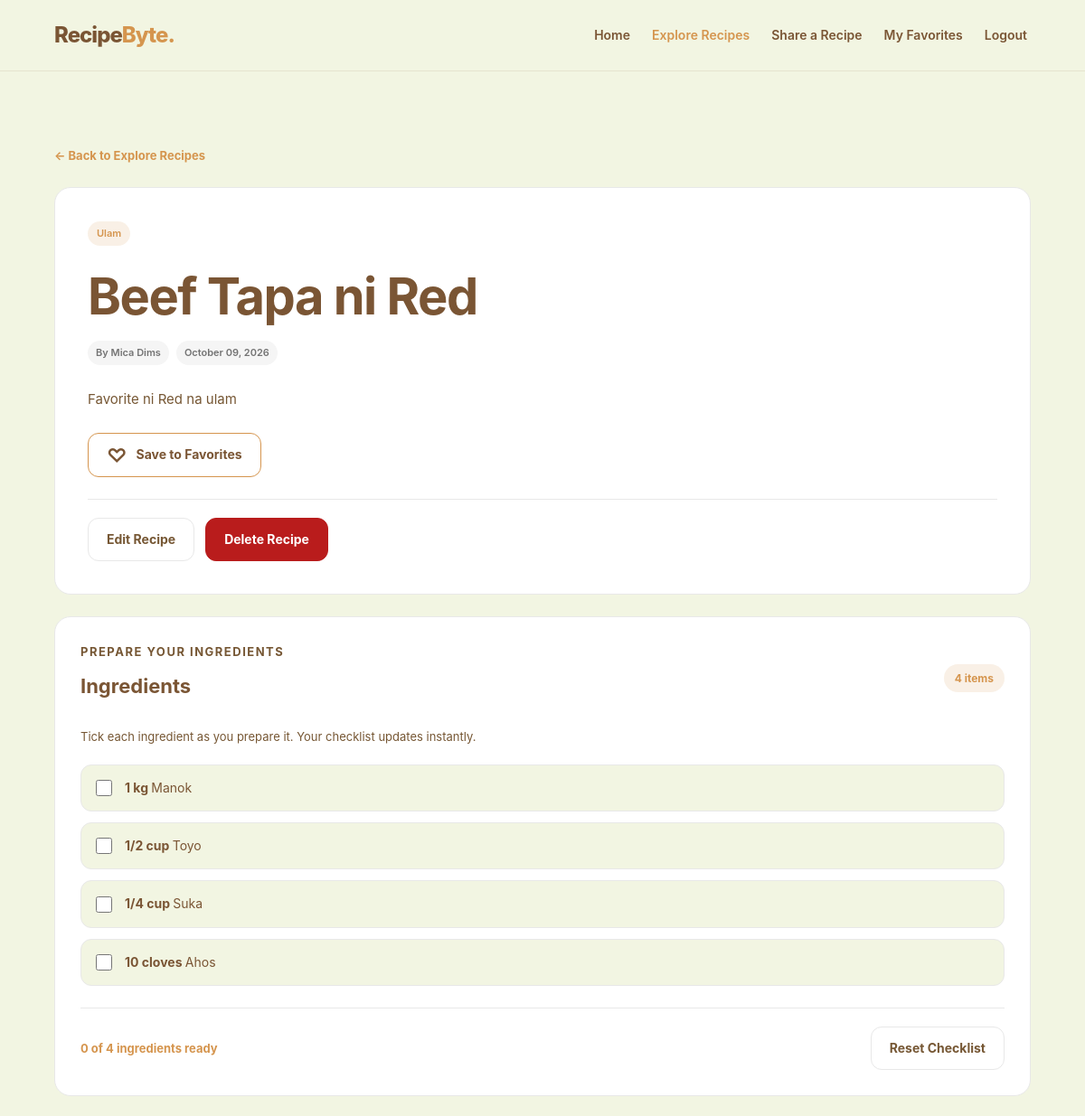
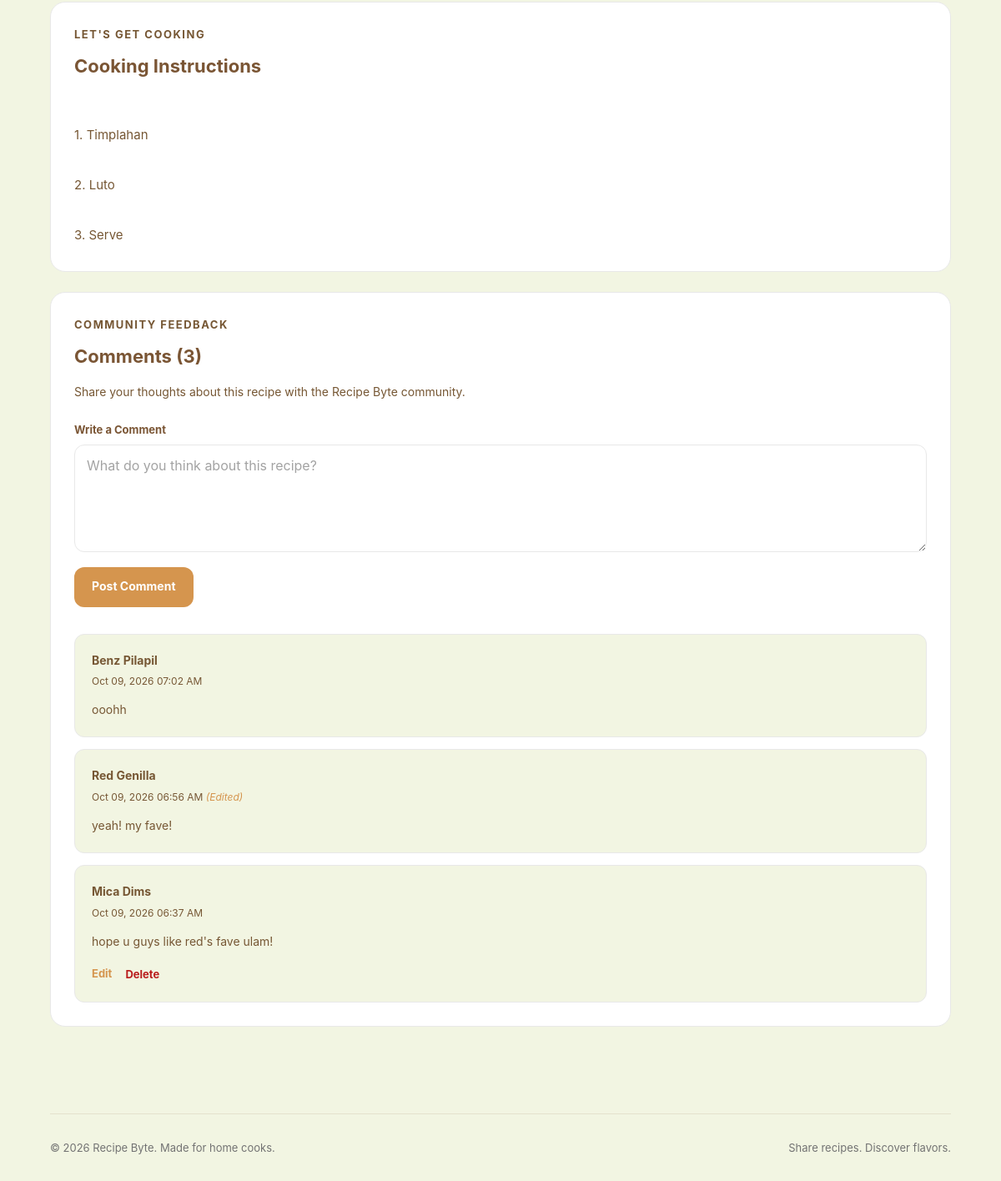
Screenshot of /recipe.php?id=1 (signed in) with the database file from the repository (2 pictures, top to bottom).
### tables this page shows
CREATE TABLE `recipes` (
  `id` int(11) NOT NULL,
  `user_id` int(11) NOT NULL,
  `category_id` int(11) NOT NULL,
  `title` varchar(150) NOT NULL,
  `description` text NOT NULL,
  `steps` text NOT NULL,
  `is_edited` tinyint(1) DEFAULT 0,
  `created_at` timestamp NOT NULL DEFAULT current_timestamp(),
  `updated_at` timestamp NOT NULL DEFAULT current_timestamp() ON UPDATE current_timestamp()
);

CREATE TABLE `categories` (
  `id` int(11) NOT NULL,
  `name` varchar(100) NOT NULL
);

CREATE TABLE `users` (
  `id` int(11) NOT NULL,
  `first_name` varchar(100) NOT NULL,
  `last_name` varchar(100) NOT NULL,
  `email` varchar(255) NOT NULL,
  `password` varchar(255) NOT NULL,
  `created_at` timestamp NOT NULL DEFAULT current_timestamp()
);

CREATE TABLE `ingredients` (
  `id` int(11) NOT NULL,
  `recipe_id` int(11) NOT NULL,
  `ingredient_name` varchar(150) NOT NULL,
  `quantity` varchar(100) NOT NULL
);

CREATE TABLE `comments` (
  `id` int(11) NOT NULL,
  `recipe_id` int(11) NOT NULL,
  `user_id` int(11) NOT NULL,
  `content` text NOT NULL,
  `is_edited` tinyint(1) DEFAULT 0,
  `created_at` timestamp NOT NULL DEFAULT current_timestamp(),
  `updated_at` timestamp NOT NULL DEFAULT current_timestamp() ON UPDATE current_timestamp()
);

### classes/Recipe.php (called while the page is built, shortened)
<?php
class Recipe {
    private $pdo;
    public function __construct($pdo) {
        $this->pdo = $pdo;
    }
    public function getRecipeById($recipeId) {
        $stmt = $this->pdo->prepare(
            'SELECT
                recipes.id,
                recipes.user_id,
                recipes.category_id,
                recipes.title,
                recipes.description,
                recipes.steps,
                recipes.is_edited,
                recipes.created_at,
                recipes.updated_at,
                users.first_name,
                users.last_name,
                categories.name AS category_name
            FROM recipes
            INNER JOIN users
                ON recipes.user_id = users.id
            INNER JOIN categories
                ON recipes.category_id = categories.id
            WHERE recipes.id = :recipe_id'
        );
        $stmt->execute([
            ':recipe_id' => $recipeId
        ]);
        return $stmt->fetch();
    }
    public function getIngredients($recipeId) {
        $stmt = $this->pdo->prepare(
            'SELECT
                id,
                ingredient_name,
                quantity
            FROM ingredients
            WHERE recipe_id = :recipe_id
            ORDER BY id ASC'
        );
        $stmt->execute([
            ':recipe_id' => $recipeId
        ]);
        return $stmt->fetchAll();
    }
}

### classes/Favorite.php (called while the page is built, shortened)
<?php
class Favorite {
    private $pdo;
    public function __construct($pdo) {
        $this->pdo = $pdo;
    }
    public function isFavorite($userId, $recipeId) {
        $stmt = $this->pdo->prepare(
            'SELECT id
             FROM favorites
             WHERE user_id = :user_id
             AND recipe_id = :recipe_id'
        );
        $stmt->execute([
            ':user_id' => $userId,
            ':recipe_id' => $recipeId
        ]);
        return (bool) $stmt->fetch();
    }
}

### classes/Comment.php (called while the page is built, shortened)
<?php
class Comment {
    private $pdo;
    public function __construct($pdo) {
        $this->pdo = $pdo;
    }
    public function getComments($recipeId) {
        $stmt = $this->pdo->prepare(
            'SELECT
                comments.id,
                comments.recipe_id,
                comments.user_id,
                comments.content,
                comments.is_edited,
                comments.created_at,
                users.first_name,
                users.last_name
            FROM comments
            INNER JOIN users
                ON comments.user_id = users.id
            WHERE comments.recipe_id = :recipe_id
            ORDER BY comments.created_at DESC, comments.id DESC'
        );
        $stmt->execute([
            ':recipe_id' => $recipeId
        ]);
        return $stmt->fetchAll();
    }
}

### recipe.php (the view, shortened to what this page needs)
<?php
require 'db.php';
require 'classes/Recipe.php';
require 'classes/Comment.php';
require 'classes/Favorite.php';
$recipe = new Recipe($pdo);
$recipeId = filter_input(
    INPUT_GET,
    'id',
    FILTER_VALIDATE_INT
);
$recipeDetails = $recipe->getRecipeById($recipeId);
$ingredients = $recipe->getIngredients($recipeId);
$comment = new Comment($pdo);
$comments = $comment->getComments($recipeId);
$favorite = new Favorite($pdo);
$isFavorite = $favorite->isFavorite(
    $_SESSION['user_id'],
    $recipeId
);
$isOwner = (
    (int) $recipeDetails['user_id'] ===
    (int) $_SESSION['user_id']
);
?>
<!DOCTYPE html>
<html lang="en">
<head>
    <link rel="stylesheet" href="assets/css/styles.css">
</head>
<body>
    <header class="site-header">
        <nav class="navbar">
            <a href="index.php" class="logo">
                Recipe<span>Byte.</span>
            </a>
            <ul class="nav-links">
                <li>
                    <a href="index.php">Home</a>
                </li>
                <li>
                    <a href="explore.php" class="active">
                        Explore Recipes
                    </a>
                </li>
                <li>
                    <a href="create_recipe.php">
                        Share a Recipe
                    </a>
                </li>
                <li>
                    <a href="favorites.php">
                        My Favorites
                    </a>
                </li>
                <li>
                    <a href="logout.php">Logout</a>
                </li>
            </ul>
        </nav>
    </header>
    <main class="section recipe-details">
        <a href="explore.php" class="recipe-link back-link">
            &larr; Back to Explore Recipes
        </a>
        <section class="content-card recipe-header-card">
            <span class="recipe-category">
                <?= htmlspecialchars($recipeDetails['category_name']) ?>
            </span>
            <h1>
                <?= htmlspecialchars($recipeDetails['title']) ?>
            </h1>
            <div class="recipe-meta">
                <span>
                    By
                    <?= htmlspecialchars(
                        $recipeDetails['first_name'] . ' ' .
                        $recipeDetails['last_name']
                    ) ?>
                </span>
                <span>
                    <?= htmlspecialchars(
                        date(
                            'F d, Y',
                            strtotime($recipeDetails['created_at'])
                        )
                    ) ?>
                </span>
            </div>
            <p class="recipe-full-description">
                <?= nl2br(
                    htmlspecialchars($recipeDetails['description'])
                ) ?>
            </p>
<div class="favorite-section">
    <button
        type="button"
        id="favorite-button"
        class="favorite-button <?= $isFavorite ? 'saved' : '' ?>"
        data-recipe-id="<?= (int) $recipeId ?>"
        data-csrf-token="<?= htmlspecialchars($_SESSION['csrf_token']) ?>"
        aria-pressed="<?= $isFavorite ? 'true' : 'false' ?>"
    >
        <span id="favorite-icon">
            <?= $isFavorite ? '♥' : '♡' ?>
        </span>
        <span id="favorite-text">
            <?= $isFavorite
                ? 'Saved to Favorites'
                : 'Save to Favorites' ?>
        </span>
    </button>
</div>
<?php if ($isOwner): ?>
    <div class="recipe-owner-actions">
        <a
            href="edit_recipe.php?id=<?= (int) $recipeId ?>"
            class="button secondary-button"
        >
            Edit Recipe
        </a>
        <form
            action="delete_recipe.php"
            method="POST"
            onsubmit="return confirm('Are you sure you want to delete this recipe? This will also delete its comments and favorites.');"
        >
            <button
                type="submit"
                class="button danger-button"
            >
                Delete Recipe
            </button>
        </form>
    </div>
<?php endif; ?>
        </section>
        <section class="content-card">
            <div class="recipe-section-heading">
                <div>
                    <p class="eyebrow">Prepare Your Ingredients</p>
                    <h2>Ingredients</h2>
                </div>
                <span class="ingredient-count">
                    <?= count($ingredients) ?> items
                </span>
            </div>
            <p class="checklist-hint">
                Tick each ingredient as you prepare it.
                Your checklist updates instantly.
            </p>
            <div class="ingredient-checklist">
                <?php foreach ($ingredients as $ingredient): ?>
                    <label class="ingredient-item">
                        <input
                            type="checkbox"
                            class="ingredient-checkbox"
                        >
                        <span>
                            <strong>
                                <?= htmlspecialchars($ingredient['quantity']) ?>
                            </strong>
                            <?= htmlspecialchars($ingredient['ingredient_name']) ?>
                        </span>
                    </label>
                <?php endforeach; ?>
            </div>
            <div class="checklist-progress">
                <p id="checklist-status">
                </p>
                <button
                    type="button"
                    id="reset-checklist"
                    class="button secondary-button"
                >
                    Reset Checklist
                </button>
            </div>
        </section>
        <section class="content-card">
            <p class="eyebrow">Let's Get Cooking</p>
            <h2>Cooking Instructions</h2>
            <div class="cooking-steps">
                <?= nl2br(
                    htmlspecialchars($recipeDetails['steps'])
                ) ?>
            </div>
        </section>
<section class="content-card" id="comments">
    <p class="eyebrow">Community Feedback</p>
    <h2>Comments (<?= count($comments) ?>)</h2>
    <p class="comments-intro">
        Share your thoughts about this recipe
        with the Recipe Byte community.
    </p>
    <form
        action="add_comment.php"
        method="POST"
        class="auth-form comment-form"
    >
        <div class="form-group">
            <label for="content">
                Write a Comment
            </label>
            <textarea
                id="content"
                name="content"
                rows="4"
                maxlength="1000"
                placeholder="What do you think about this recipe?"
                required
            ></textarea>
        </div>
        <button
            type="submit"
            class="button primary-button comment-submit"
        >
            Post Comment
        </button>
    </form>
    <div class="comments-list">
        <?php if (empty($comments)): ?>
            <p class="empty-message">
                No comments yet.
                Be the first to share your thoughts!
            </p>
        <?php else: ?>
            <?php foreach ($comments as $item): ?>
                <article class="comment-card">
                    <div class="comment-header">
                        <div>
                            <p class="comment-author">
                                <?= htmlspecialchars(
                                    $item['first_name'] . ' ' .
                                    $item['last_name']
                                ) ?>
                            </p>
                            <p class="comment-date">
                                <?= htmlspecialchars(
                                    date(
                                        'M d, Y h:i A',
                                        strtotime($item['created_at'])
                                    )
                                ) ?>
                                <?php if ($item['is_edited']): ?>
                                    <span class="edited-label">
                                        (Edited)
                                    </span>
                                <?php endif; ?>
                            </p>
                        </div>
                    </div>
                    <p class="comment-content">
                        <?= nl2br(
                            htmlspecialchars($item['content'])
                        ) ?>
                    </p>
                    <?php if (
                        (int) $item['user_id'] ===
                        (int) $_SESSION['user_id']
                    ): ?>
                        <div class="comment-actions">
                            <a
                                href="edit_comment.php?id=<?= (int) $item['id'] ?>"
                                class="comment-edit-link"
                            >
                                Edit
                            </a>
                            <form
                                action="delete_comment.php"
                                method="POST"
                                onsubmit="return confirm('Delete this comment?');"
                            >
                                <button
                                    type="submit"
                                    class="comment-delete-button"
                                >
                                    Delete
                                </button>
                            </form>
                        </div>
                    <?php endif; ?>
                </article>
            <?php endforeach; ?>
        <?php endif; ?>
    </div>
</section>
    </main>
    <footer class="site-footer">
        <p>
            &copy; <?= date('Y') ?> Recipe Byte.
            Made for home cooks.
        </p>
        <p>
            Share recipes. Discover flavors.
        </p>
    </footer>
</body>
</html>

### rows the page displays
recipes: category.name "Ulam", title "Beef Tapa ni Red", user.last_name "Mica Dims", created_at "October 09, 2026", description "Favorite ni Red na ulam", steps "1. Timplahan 2. Luto 3. Serve"
ingredients: quantity "1 kg", ingredient_name "Manok"
ingredients: quantity "1/2 cup", ingredient_name "Toyo"
ingredients: quantity "1/4 cup", ingredient_name "Suka"
ingredients: quantity "10 cloves", ingredient_name "Ahos"
comments: user.last_name "Benz Pilapil", created_at "Oct 09, 2026 07:02 AM", content "ooohh"
comments: user.last_name "Red Genilla", created_at "Oct 09, 2026 06:56 AM", is_edited "(Edited)", content "yeah! my fave!"
comments: user.last_name "Mica Dims", created_at "Oct 09, 2026 06:37 AM", content "hope u guys like red's fave ulam!"

### other values shown
count($ingredients) "4"
count($comments) "3"
